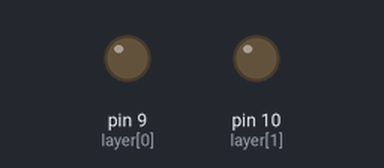
Bench run of a sketch on a simulated Arduino Uno, built with avr-gcc and run on an emulated ATmega328P. Parts: output pins drawn as LEDs (lit = HIGH). Pins used as bus, display or sensor lines are not drawn.

Above: at 0.5 s.
At 14.95 s:
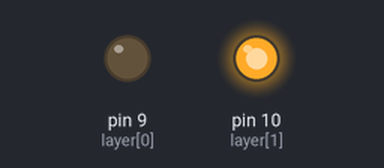
At 28.6 s:
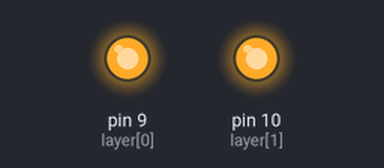
At 49.38 s:
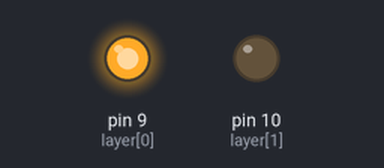
Timing chart, 0 to 49.7 s (numbered marks = the images above):
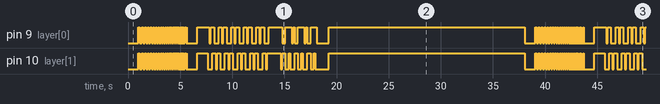

Measured:
- by itself, pin 9 (layer[0]), pin 10 (layer[1]): moves between LOW and HIGH, repeating every 38.1 s
- by itself, everything shown: repeats every 38.1 s, in 107 steps

The sketch:

try1_2x2x2.ino
```cpp
int layer[2] = {9,10}; //initializing and declaring LED layers
int column[4] = {2,3,4,5};
int time = 1000;
int colNum = 4;
int layerNum = 2;

void setup() {
  for(int i=0; i<layerNum; i++){
    pinMode(layer[i], OUTPUT);
  }

  for(int i=0; i<colNum; i++){
    pinMode(column[i], OUTPUT);
  }
}

void loop() {
  turnEverythingOff();
  delay(time);
  flickerOn();
  delay(time);
  turnEverythingOn();
  delay(time);

  turnOnAndOffAllByLayerUpAndDownNotTimed();
  delay(time);
  layerstompUpAndDown();
  delay(time);
  spiralInAndOut();
  delay(time);
  turnOnAndOffAllByColumnSideways();
  delay(time);

 //oneByOne();
 //delay(time);
}

void turnEverythingOff(){
  for(int i = 0; i<colNum; i++){
    digitalWrite(column[i], HIGH);
  }

  for(int i = 0; i<layerNum; i++){
    digitalWrite(layer[i], LOW);
  }
}

void turnEverythingOn(){
  for(int i = 0; i<colNum; i++){
    digitalWrite(column[i], LOW);
  }

  for(int i = 0; i<layerNum; i++){
    digitalWrite(layer[i], HIGH);
  }
}

void turnColumnsOff(){
  for(int i = 0; i<colNum; i++){
    digitalWrite(column[i], HIGH);
  }
}

void flickerOn(){
  int i = 150;
  while(i != 0){
    turnEverythingOn();
    delay(i);
    turnEverythingOff();
    delay(i);
    i-= 5;
  }
}

void turnOnAndOffAllByLayerUpAndDownNotTimed(){
  int x = 150;
  for(int i = 5; i != 0; i--){
    turnEverythingOn();

    for(int i = layerNum; i!=0; i--){
      digitalWrite(layer[i-1], LOW);
      delay(x);
    }

    for(int i = 0; i<layerNum; i++){
      digitalWrite(layer[i], HIGH);
      delay(x);
    }

    for(int i = 0; i<layerNum; i++){
      digitalWrite(layer[i], LOW);
      delay(x);
    }

    for(int i = layerNum; i!=0; i--){
      digitalWrite(layer[i-1], HIGH);
      delay(x);
    }
  }
}

void turnOnAndOffAllByColumnSideways(){
  int x = 150;
  turnEverythingOff();

  for(int i = 0; i<layerNum; i++){   //turn on layers
    digitalWrite(layer[i], HIGH);
  }

  for(int y = 0; y<layerNum-1; y++){
    for(int i = 0; i<layerNum; i++){  //turns on columns 0-1 //goes by 4s in the 4x4 and 2s in the 2x2
      digitalWrite(column[i], LOW);
      delay(x);
    }

    for(int i = layerNum; i<layerNum*2; i++){    //turns on columns 2-3
    digitalWrite(column[i], LOW);              //larger cube would have layerNum*2, then layerNum*3 for next loop
      delay(x);
    }


    for(int i = 0; i<layerNum; i++){   //turn off columns 0-1
      digitalWrite(column[i], HIGH);
      delay(x);
    }

    for(int i = layerNum; i<layerNum*2; i++){         //turn off columns 2-3
      digitalWrite(column[i], HIGH);
      delay(x);
    }


    for(int i = layerNum; i<layerNum*2; i++){       //going in descending order now: turn on columns 2-3
      digitalWrite(column[i], LOW);
      delay(x);
    }

    for(int i = 0; i<layerNum; i++){  //turn on columns 0-1
      digitalWrite(column[i], LOW);
      delay(x);
    }


    for(int i = layerNum; i<layerNum*2; i++){   //turn off columns 2-3
      digitalWrite(column[i], HIGH);
      delay(x);
    }

    for(int i = 0; i<layerNum; i++){     //turn off columns 0-1
      digitalWrite(column[i], HIGH);
      delay(x);
    }
  }
}

//up and down single layer stomp
void layerstompUpAndDown(){
  int x = 150;

  for(int i = 0; i<layerNum; i++){       //turning off layers
    digitalWrite(layer[i], LOW);
  }

  for(int y = 0; y<layerNum+1; y++){

    for(int count = 0; count<1; count++){
      for(int i = 0; i<layerNum; i++){
        digitalWrite(layer[i], HIGH);
        delay(x);
        digitalWrite(layer[i], LOW);
      }
      for(int i = layerNum; i !=0; i--){
        digitalWrite(layer[i-1], HIGH);
        delay(x);
        digitalWrite(layer[i-1], LOW);
      }
    }

    for(int i = 0; i<layerNum; i++){
      digitalWrite(layer[i], HIGH);
      delay(x);
    }

    for(int i = layerNum; i!=0; i--){
      digitalWrite(layer[i-1], LOW);
      delay(x);
    }
  }
}

//spiral in and out
void spiralInAndOut(){
  turnEverythingOn();
  int x = 150;
  for(int i = 0; i<6; i++){
    //spiral in clockwise
    digitalWrite(column[0], HIGH);
    delay(x);
    digitalWrite(column[1], HIGH);
    delay(x);
    digitalWrite(column[2], HIGH);
    delay(x);
    digitalWrite(column[3], HIGH);
    delay(x);
//spiral out counter clockwise
    digitalWrite(column[3], LOW);
    delay(x);
    digitalWrite(column[2], LOW);
    delay(x);
    digitalWrite(column[1], LOW);
    delay(x);
    digitalWrite(column[0], LOW);
    delay(x);
//spiral in counter clock wise
    digitalWrite(column[0], HIGH);
    delay(x);
    digitalWrite(column[3], HIGH);
    delay(x);
    digitalWrite(column[2], HIGH);
    delay(x);
    digitalWrite(column[1], HIGH);
    delay(x);
//spiral out clock wise
    digitalWrite(column[1], LOW);
    delay(x);
    digitalWrite(column[2], LOW);
    delay(x);
    digitalWrite(column[3], LOW);
    delay(x);
    digitalWrite(column[0], LOW);
    delay(x);
  }
}


void oneByOne(){
  int x = 100;
  turnEverythingOff();

  for(int j = 0; j<layerNum; j++){
    digitalWrite(layer[j], HIGH);

    for(int i = 0; i<colNum; i++){
       digitalWrite(column[i], LOW);
       delay(x);
       digitalWrite(column[i], HIGH);
       delay(x);
    }
  }


}
```
